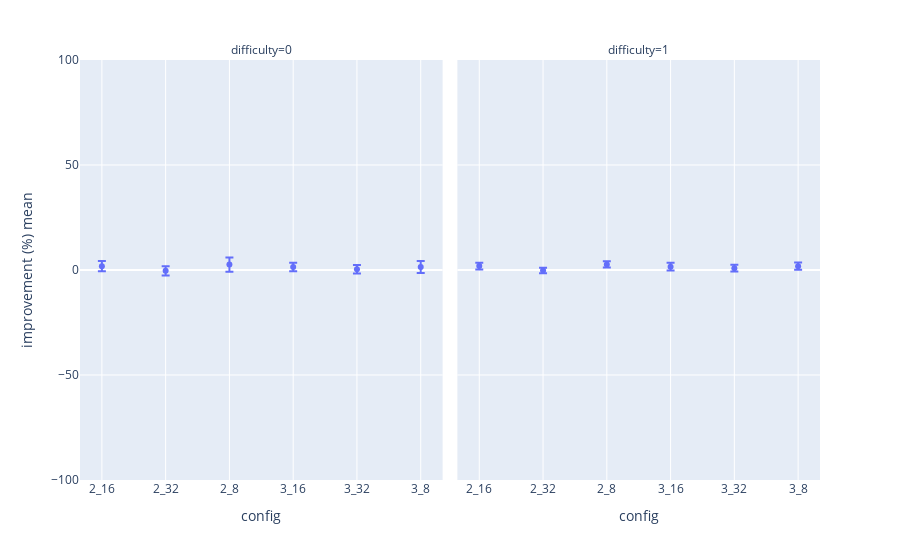
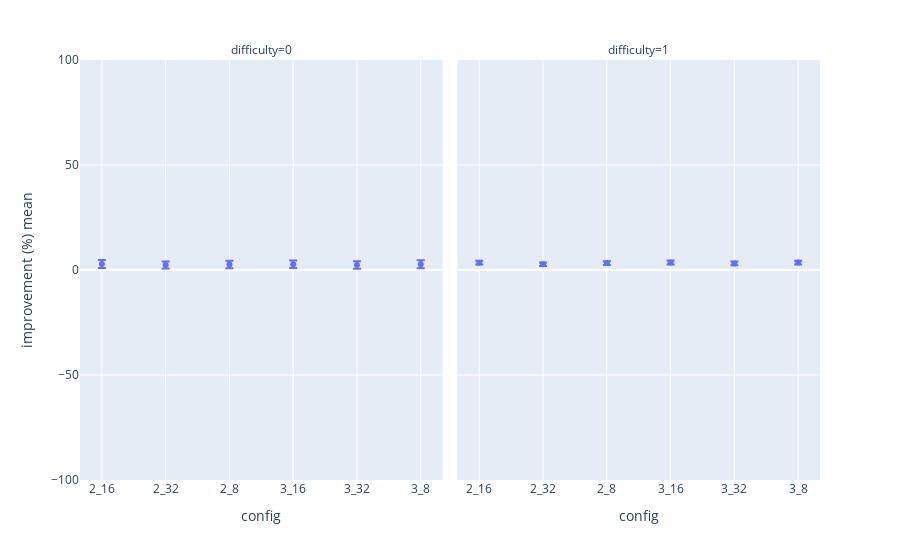
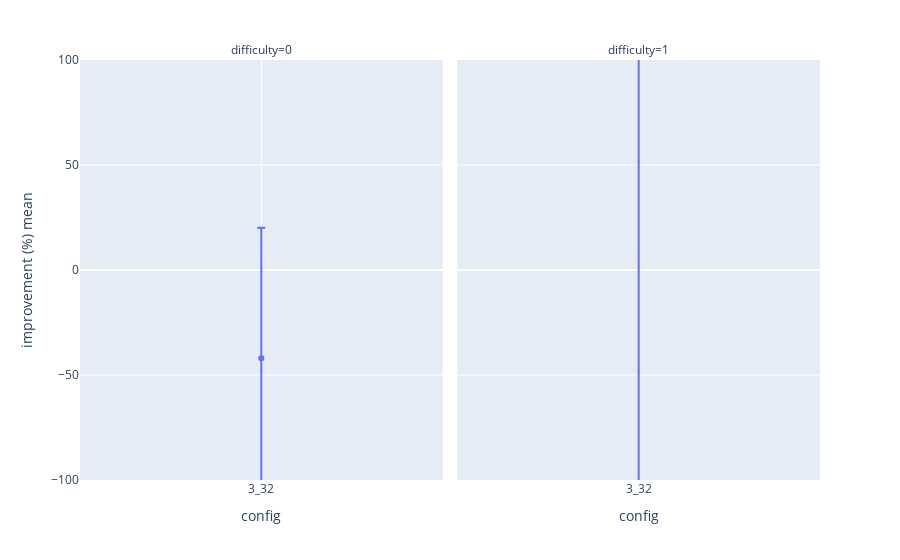
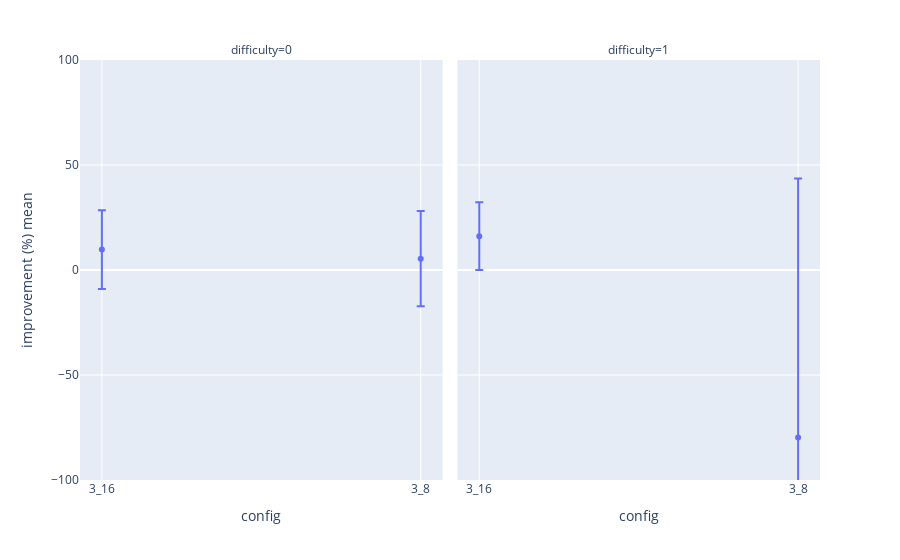

These figures' notebook cell, in order:
### Markdown cell above
# Quantified improvements

### Code cell
quantify_performance(choices=choices, layers=layers, dimensions=dimensions)

### Figure 1 — Plotly figure (JSON) as saved in the notebook; plotly's stock layout.template omitted (floating-point values rounded to 4 significant figures)
{"data": [{"error_y": {"array": [2.422, 2.242, 3.379, 2.036, 2.01, 2.878]}, "hovertemplate": "difficulty=0<br>config=%{x}<br>improvement (%) mean=%{y}<extra></extra>", "legendgroup": "", "marker": {"color": "#636efa", "symbol": "circle"}, "mode": "markers", "name": "", "orientation": "v", "showlegend": false, "type": "scatter", "x": ["2_16", "2_32", "2_8", "3_16", "3_32", "3_8"], "xaxis": "x", "y": [1.843, -0.3978, 2.598, 1.454, 0.3338, 1.442], "yaxis": "y"}, {"error_y": {"array": [1.589, 1.361, 1.463, 1.827, 1.627, 1.737]}, "hovertemplate": "difficulty=1<br>config=%{x}<br>improvement (%) mean=%{y}<extra></extra>", "legendgroup": "", "marker": {"color": "#636efa", "symbol": "circle"}, "mode": "markers", "name": "", "orientation": "v", "showlegend": false, "type": "scatter", "x": ["2_16", "2_32", "2_8", "3_16", "3_32", "3_8"], "xaxis": "x2", "y": [1.846, -0.2405, 2.672, 1.57, 0.865, 1.808], "yaxis": "y2"}], "layout": {"annotations": [{"font": {}, "showarrow": false, "text": "difficulty=0", "x": 0.245, "xanchor": "center", "xref": "paper", "y": 1, "yanchor": "bottom", "yref": "paper"}, {"font": {}, "showarrow": false, "text": "difficulty=1", "x": 0.755, "xanchor": "center", "xref": "paper", "y": 1, "yanchor": "bottom", "yref": "paper"}], "legend": {"tracegroupgap": 0}, "margin": {"t": 60}, "xaxis": {"anchor": "y", "domain": [0, 0.49], "title": {"text": "config"}}, "xaxis2": {"anchor": "y2", "domain": [0.51, 1], "matches": "x", "title": {"text": "config"}}, "yaxis": {"anchor": "x", "domain": [0, 1], "range": [-100, 100], "title": {"text": "improvement (%) mean"}}, "yaxis2": {"anchor": "x2", "domain": [0, 1], "matches": "y", "range": [-100, 100], "showticklabels": false}}}

### Figure 2 — Plotly figure (JSON) as saved in the notebook; plotly's stock layout.template omitted (floating-point values rounded to 4 significant figures)
{"data": [{"error_y": {"array": [1.886, 1.689, 1.764, 1.805, 1.79, 1.89]}, "hovertemplate": "difficulty=0<br>config=%{x}<br>improvement (%) mean=%{y}<extra></extra>", "legendgroup": "", "marker": {"color": "#636efa", "symbol": "circle"}, "mode": "markers", "name": "", "orientation": "v", "showlegend": false, "type": "scatter", "x": ["2_16", "2_32", "2_8", "3_16", "3_32", "3_8"], "xaxis": "x", "y": [2.827, 2.347, 2.641, 2.745, 2.433, 2.766], "yaxis": "y"}, {"error_y": {"array": [0.9184, 0.8121, 0.9038, 0.9496, 0.92, 0.8989]}, "hovertemplate": "difficulty=1<br>config=%{x}<br>improvement (%) mean=%{y}<extra></extra>", "legendgroup": "", "marker": {"color": "#636efa", "symbol": "circle"}, "mode": "markers", "name": "", "orientation": "v", "showlegend": false, "type": "scatter", "x": ["2_16", "2_32", "2_8", "3_16", "3_32", "3_8"], "xaxis": "x2", "y": [3.486, 2.704, 3.283, 3.533, 3.124, 3.539], "yaxis": "y2"}], "layout": {"annotations": [{"font": {}, "showarrow": false, "text": "difficulty=0", "x": 0.245, "xanchor": "center", "xref": "paper", "y": 1, "yanchor": "bottom", "yref": "paper"}, {"font": {}, "showarrow": false, "text": "difficulty=1", "x": 0.755, "xanchor": "center", "xref": "paper", "y": 1, "yanchor": "bottom", "yref": "paper"}], "legend": {"tracegroupgap": 0}, "margin": {"t": 60}, "xaxis": {"anchor": "y", "domain": [0, 0.49], "title": {"text": "config"}}, "xaxis2": {"anchor": "y2", "domain": [0.51, 1], "matches": "x", "title": {"text": "config"}}, "yaxis": {"anchor": "x", "domain": [0, 1], "range": [-100, 100], "title": {"text": "improvement (%) mean"}}, "yaxis2": {"anchor": "x2", "domain": [0, 1], "matches": "y", "range": [-100, 100], "showticklabels": false}}}

### Figure 3 — Plotly figure (JSON) as saved in the notebook; plotly's stock layout.template omitted (floating-point values rounded to 4 significant figures)
{"data": [{"error_y": {"array": [62.15]}, "hovertemplate": "difficulty=0<br>config=%{x}<br>improvement (%) mean=%{y}<extra></extra>", "legendgroup": "", "marker": {"color": "#636efa", "symbol": "circle"}, "mode": "markers", "name": "", "orientation": "v", "showlegend": false, "type": "scatter", "x": ["3_32"], "xaxis": "x", "y": [-42.06], "yaxis": "y"}, {"error_y": {"array": [545.6]}, "hovertemplate": "difficulty=1<br>config=%{x}<br>improvement (%) mean=%{y}<extra></extra>", "legendgroup": "", "marker": {"color": "#636efa", "symbol": "circle"}, "mode": "markers", "name": "", "orientation": "v", "showlegend": false, "type": "scatter", "x": ["3_32"], "xaxis": "x2", "y": [-266.1], "yaxis": "y2"}], "layout": {"annotations": [{"font": {}, "showarrow": false, "text": "difficulty=0", "x": 0.245, "xanchor": "center", "xref": "paper", "y": 1, "yanchor": "bottom", "yref": "paper"}, {"font": {}, "showarrow": false, "text": "difficulty=1", "x": 0.755, "xanchor": "center", "xref": "paper", "y": 1, "yanchor": "bottom", "yref": "paper"}], "legend": {"tracegroupgap": 0}, "margin": {"t": 60}, "xaxis": {"anchor": "y", "domain": [0, 0.49], "title": {"text": "config"}}, "xaxis2": {"anchor": "y2", "domain": [0.51, 1], "matches": "x", "title": {"text": "config"}}, "yaxis": {"anchor": "x", "domain": [0, 1], "range": [-100, 100], "title": {"text": "improvement (%) mean"}}, "yaxis2": {"anchor": "x2", "domain": [0, 1], "matches": "y", "range": [-100, 100], "showticklabels": false}}}

### Figure 4 — Plotly figure (JSON) as saved in the notebook; plotly's stock layout.template omitted (floating-point values rounded to 4 significant figures)
{"data": [{"error_y": {"array": [18.77, 22.66]}, "hovertemplate": "difficulty=0<br>config=%{x}<br>improvement (%) mean=%{y}<extra></extra>", "legendgroup": "", "marker": {"color": "#636efa", "symbol": "circle"}, "mode": "markers", "name": "", "orientation": "v", "showlegend": false, "type": "scatter", "x": ["3_16", "3_8"], "xaxis": "x", "y": [9.724, 5.389], "yaxis": "y"}, {"error_y": {"array": [16.14, 123.3]}, "hovertemplate": "difficulty=1<br>config=%{x}<br>improvement (%) mean=%{y}<extra></extra>", "legendgroup": "", "marker": {"color": "#636efa", "symbol": "circle"}, "mode": "markers", "name": "", "orientation": "v", "showlegend": false, "type": "scatter", "x": ["3_16", "3_8"], "xaxis": "x2", "y": [16.09, -79.81], "yaxis": "y2"}], "layout": {"annotations": [{"font": {}, "showarrow": false, "text": "difficulty=0", "x": 0.245, "xanchor": "center", "xref": "paper", "y": 1, "yanchor": "bottom", "yref": "paper"}, {"font": {}, "showarrow": false, "text": "difficulty=1", "x": 0.755, "xanchor": "center", "xref": "paper", "y": 1, "yanchor": "bottom", "yref": "paper"}], "legend": {"tracegroupgap": 0}, "margin": {"t": 60}, "xaxis": {"anchor": "y", "domain": [0, 0.49], "title": {"text": "config"}}, "xaxis2": {"anchor": "y2", "domain": [0.51, 1], "matches": "x", "title": {"text": "config"}}, "yaxis": {"anchor": "x", "domain": [0, 1], "range": [-100, 100], "title": {"text": "improvement (%) mean"}}, "yaxis2": {"anchor": "x2", "domain": [0, 1], "matches": "y", "range": [-100, 100], "showticklabels": false}}}
